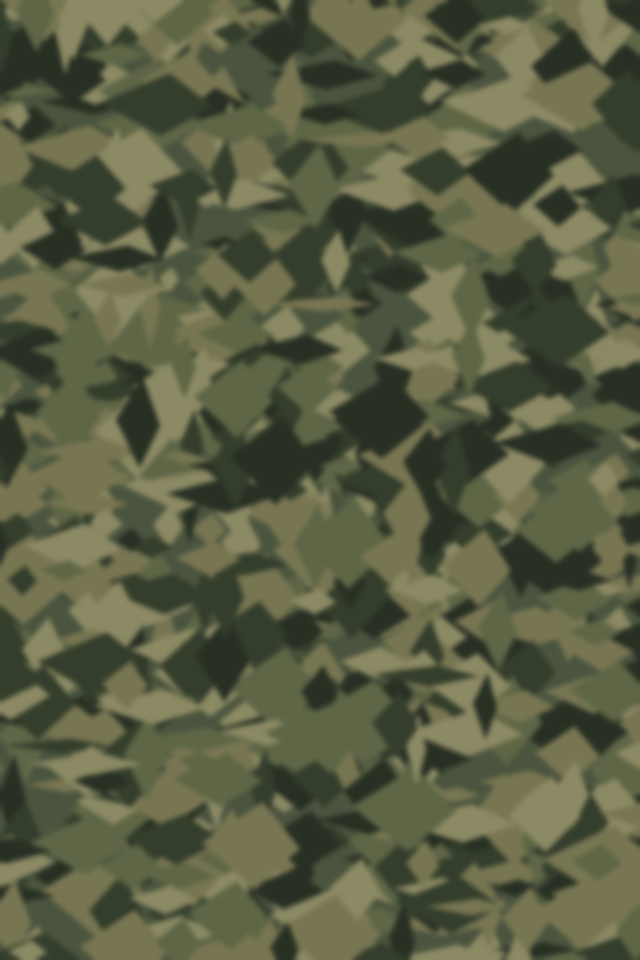
#> input picture evidence/qr-camo-embed/eval-2/camo-src.png, 640 x 960 px
$ python make_header.py
#> lines starting #> are read from the running program, lines starting #| are printed output that depends on the picture
#!/usr/bin/env python3
"""Embed a scannable QR code into camo, output a 1500x500 Twitter/X header."""
import sys
import cv2
import numpy as np
import qrcode
import zxingcpp
from PIL import Image, ImageFilter

SRC = "camo-src.png"
OUT_PNG = "camo-qr-header.png"
URL = sys.argv[1] if len(sys.argv) > 1 else "https://youtu.be/dQw4w9WgXcQ"
W, H = 1500, 500

# --- 1. rotate to landscape, scale, center-crop to 1500x500 ---
img = Image.open(SRC).convert("RGB").rotate(-90, expand=True)  # 960x640
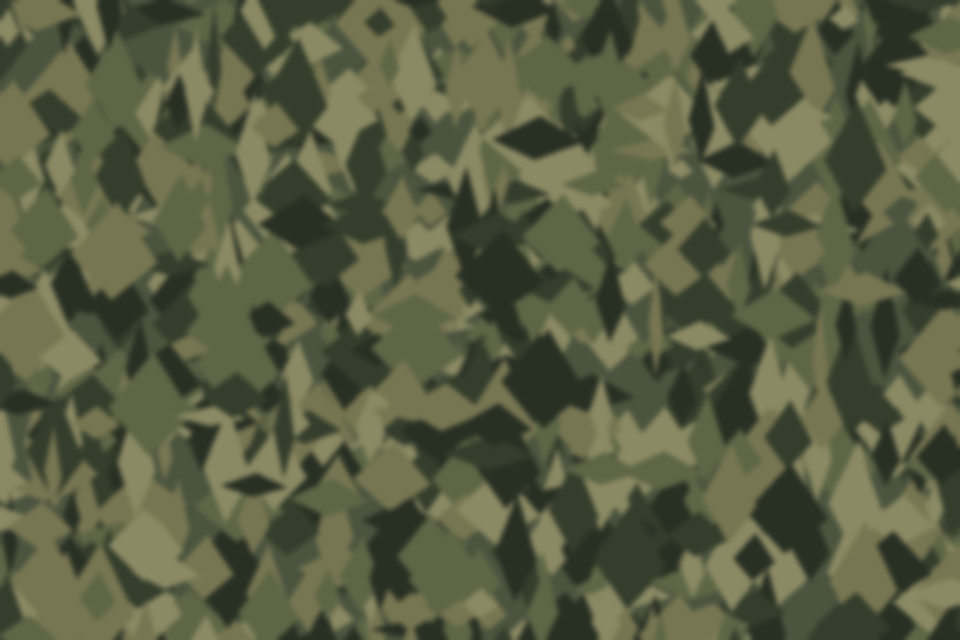
#> img: PIL image 960x640 RGB; mean R, G, B 89, 93.7, 66.6
scale = W / img.width
#> scale = 1.56
img = img.resize((W, round(img.height * scale)), Image.LANCZOS)  # 1500x1000
#> img: PIL image 1500x1000 RGB
top = (img.height - H) // 2
#> top = 250
header = img.crop((0, top, W, top + H))
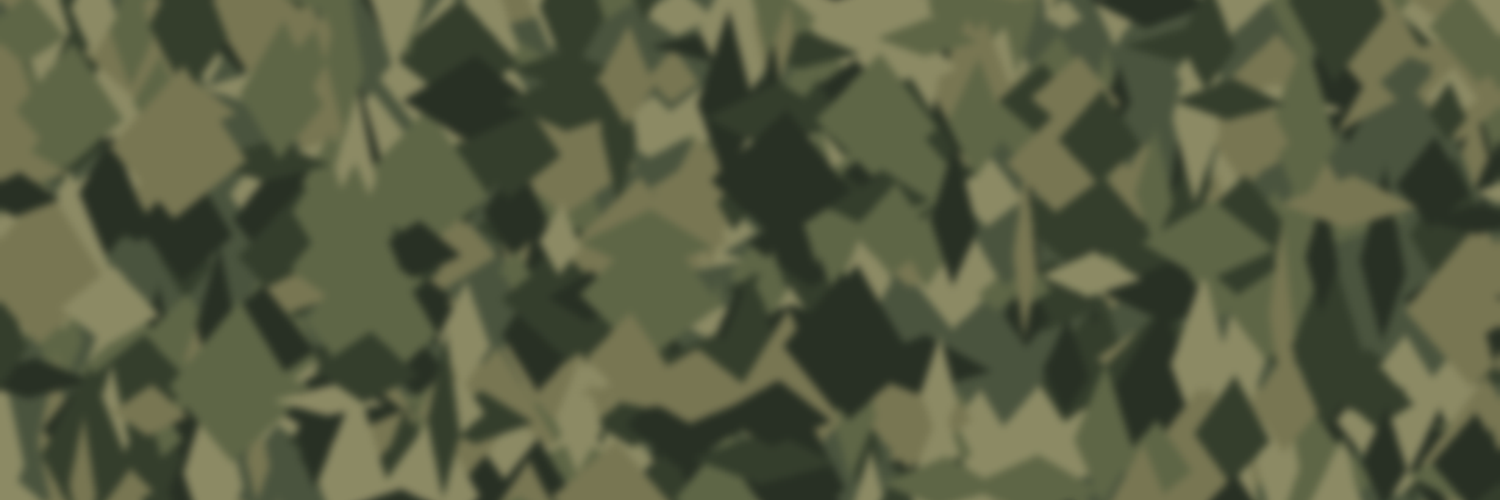
#> header: PIL image 1500x500 RGB; mean R, G, B 87, 92.2, 65.4
bg = np.asarray(header).astype(np.float32)

# --- 2. QR with quiet zone; we will render the quiet zone as a soft camo halo ---
qr = qrcode.QRCode(error_correction=qrcode.constants.ERROR_CORRECT_H, border=4)
qr.add_data(URL)
qr.make(fit=True)
matrix = np.array(qr.get_matrix(), dtype=np.uint8)  # modules incl. border
print(f"QR version {qr.version}, {matrix.shape[0]}x{matrix.shape[1]} modules")

MODULE = 11  # px per module in header space
qs = matrix.shape[0] * MODULE
# sanity: the plain QR must decode before we camouflage it
_plain = np.asarray(
    Image.fromarray(np.where(matrix, 0, 255).astype(np.uint8)).resize((qs, qs), Image.NEAREST)
)
#> (the run stopped early here; a loop or call above may not have finished)
